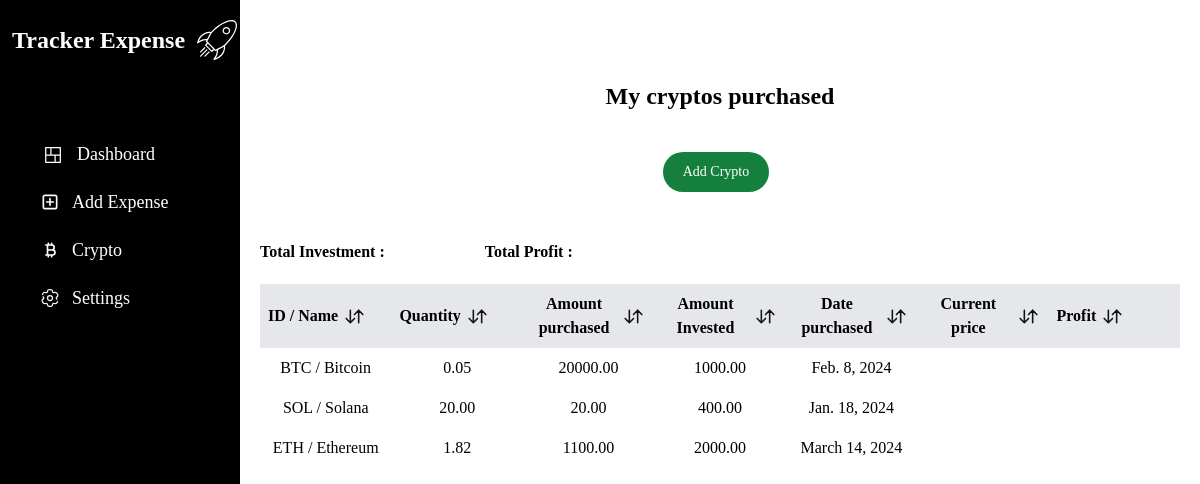
/crypto/, run on the app's committed database.
### crypto/models.py (models this page shows, shortened)
class CryptoPurchased(models.Model):
    asset_id = models.CharField(max_length=100)
    name = models.CharField(max_length=100)
    quantity_purchased = models.DecimalField(max_digits=19, decimal_places=2, blank=True)
    amount_purchased = models.DecimalField(max_digits=19,decimal_places=10)
    amount_invested = models.DecimalField(max_digits=19,decimal_places=2)
    date_purchased = models.DateField()

### crypto/views.py (the view)
# urls.py: path('', views.crypto_purchased, name='index'),
def crypto_purchased(request):
    my_cryptos = CryptoPurchased.objects.all
    return render(request, 'crypto/index.html', {'my_cryptos':my_cryptos})

### crypto/templates/crypto/index.html (shortened to what this page needs)
{% extends "base.html" %}
{% block content %}
<div class="text-center mt-20 mb-10">
  <h1 class="text-2xl font-bold mb-4">My cryptos purchased</h1>
</div>
<div class='flex justify-center mb-10'>
  <a href='{% url "add_crypto_purchased" %}' class="text-white bg-green-700 hover:bg-green-800 focus:outline-none focus:ring-4 focus:ring-green-300 font-medium rounded-full text-sm px-5 py-2.5 text-center me-2 mb-2 dark:bg-green-600 dark:hover:bg-green-700 dark:focus:ring-green-800">
    Add Crypto
</a>
</div>
<div class="flex mb-5">
<p class="mx-5 font-bold" id="total_investment">Total Investment : </p>
<p class="ml-20 font-bold" id="total_profit">Total Profit : </p>
</div>
<div class="flex justify-center mx-5">
    <div class="overflow-auto h-96">
    <table id="cryptoTable" class="table-fixed w-full table-sort">
      <thead class="bg-gray-200 sticky top-0">
        <tr>
          <th class="bg-gray-200 p-2">
            <div class='flex'><p class='mr-1'>ID / Name<p>
            </div>
          </th>
          <th class="bg-gray-200 p-2">
            <div class='flex'><p class='mr-1'>Quantity<p>
              </div>
          </th>
          <th class="bg-gray-200 p-2">
            <div class='flex items-center'><p class='mr-1'>Amount purchased<p>
              </div>
          </th>
          <th class="bg-gray-200 p-2">
            <div class='flex items-center'><p class='mr-1'>Amount Invested<p>
              </div>
          </th>
          <th class="bg-gray-200 p-2">
            <div class='flex items-center'><p class='mr-1'>Date purchased<p>
              </div>
          </th>
          <th class="bg-gray-200 p-2">
            <div class='flex items-center'><p class='mr-1'>Current price<p>
              </div>
          </th>
          <th class="bg-gray-200 p-2">
            <div class='flex items-center'><p class='mr-1'>Profit<p>
              </div>
          </th>
        </tr>
      </thead>
      <tbody>
        {% for crypto in my_cryptos %}
        <tr class="text-center">
          <div class="crypto-infos">
            <td class="p-2">{{ crypto.asset_id}} / {{ crypto.name}}</td>
            <td class="p-2 quantity_purchased">{{ crypto.quantity_purchased}}</td>
            <td class="p-2 amount_purchased" id="amount_purchased{{ crypto.id }}">{{ crypto.amount_purchased | floatformat:"2"}}</td>
            <td class="p-2 amount_invested">{{ crypto.amount_invested}}</td>
            <td class="p-2">{{ crypto.date_purchased}}</td>
            <td class="p-2 crypto_current_price" data-asset-id="{{ crypto.asset_id }}" ></td>
            <td class="p-2 crypto_profit" id="{{ crypto.id }}"></td>
          </div>
        </tr>
        {% endfor %}
      </tbody>
    </table>
  </div>
</div>
{% endblock content %}

### data on the page
CryptoPurchased: asset_id "BTC", name "Bitcoin", quantity_purchased "0.05", amount_purchased "20000.00", amount_invested "1000.00", date_purchased "Feb. 8, 2024"
CryptoPurchased: asset_id "SOL", name "Solana", quantity_purchased "20.00", amount_purchased "20.00", amount_invested "400.00", date_purchased "Jan. 18, 2024"
CryptoPurchased: asset_id "ETH", name "Ethereum", quantity_purchased "1.82", amount_purchased "1100.00", amount_invested "2000.00", date_purchased "March 14, 2024"
